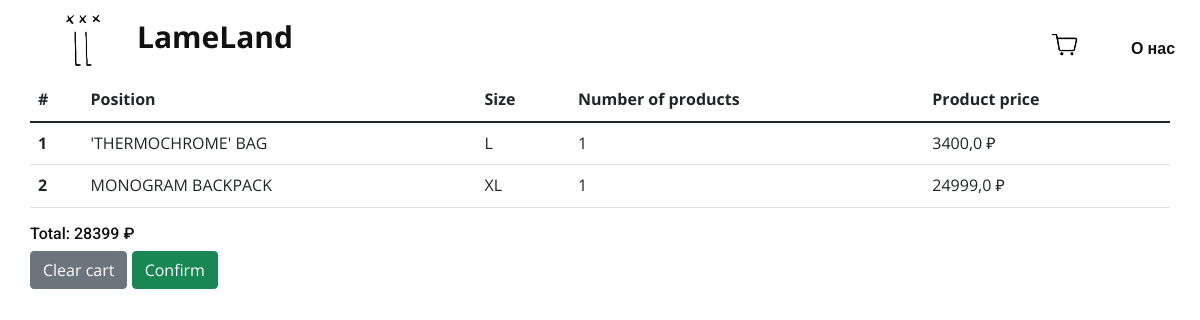
Before: /cart/ with the older database file.
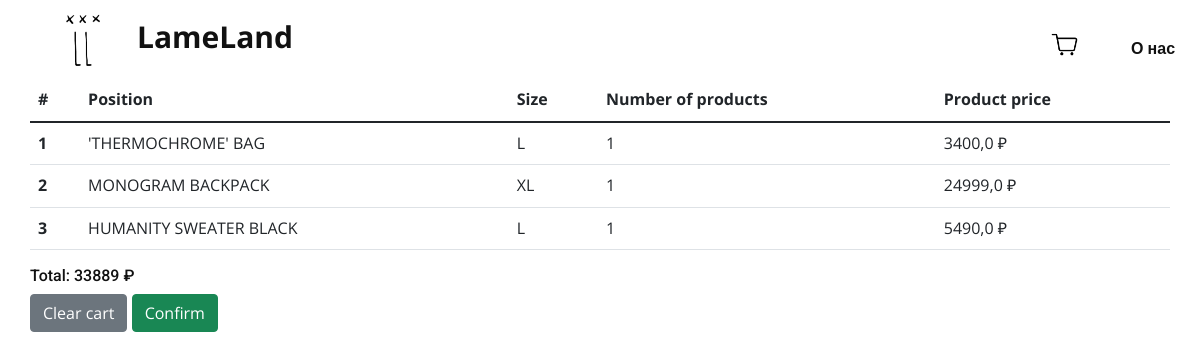
After: the same page with the newer database file.
### cart/models.py (models this page shows)
class OrderLine(models.Model):
    number_of_products = models.IntegerField()
    product_price = models.FloatField()
    position = models.ForeignKey(Position, on_delete=models.CASCADE)
    order = models.ForeignKey(Order, on_delete=models.CASCADE, blank=True, null=True)

### main/models.py (models this page shows, shortened)
class Position(models.Model):
    size = models.ForeignKey(Size, on_delete=models.CASCADE)
    product = models.ForeignKey(Product_s, on_delete=models.CASCADE)
    quantity = models.IntegerField()
    class Meta:
        verbose_name = 'Position'
        verbose_name_plural = 'Positions'

class Product_s(models.Model):
    name = models.CharField(max_length=256)
    slug = models.SlugField(max_length=255, unique=True, db_index=True, verbose_name="URL")
    description = models.TextField(null=True, blank=True)
    price = models.DecimalField(max_digits=12, decimal_places=0)
    image = models.TextField(null=True)
    image2 = models.TextField(null=True)
    category = models.ForeignKey('Brand_s', on_delete=models.CASCADE)
    class Meta:
        verbose_name = 'Product'
        verbose_name_plural = 'Products'

class Size(models.Model):
    name = models.CharField(max_length=2, verbose_name='Size')
    class Meta:
        verbose_name = 'Size'
        verbose_name_plural = 'Size'

### cart/views.py (the view)
# urls.py: path('', CartView.as_view(), name='detail'),
class CartView(View):
    def get(self, request):
        cart = get_or_create_cart()
        order_lines = OrderLine.objects.filter(order=cart).prefetch_related('position')
        return render(request, 'cart/detail.html', {
            'order_lines': order_lines,
            'total': count_total(order_lines)
        })

### cart/services/cart.py (called while the page is built)
def get_or_create_cart():
    try:
        return Order.objects.get(status='Init')
    except:
        return Order.objects.create(status='Init')

def count_total(order_lines):
    sum = 0
    for line in order_lines:
        sum += line.position.product.price * line.number_of_products
    return sum

### cart/templates/cart/detail.html (shortened to what this page needs)
{% extends "main/layout/base.html" %}
{% block style %}
    <link rel="stylesheet" href="../../static/main/css/YUMMS.css" media="screen">
     {% load static %}
    <link href="{% static 'main/css/bootstrap.min.css'%}" rel="stylesheet">
{% endblock %}
{% block content %}
    <section class="u-clearfix u-section-1" id="sec-d0aa">
        <div class="u-clearfix u-sheet u-sheet-1">
        {% if order_lines|length %}
            <table class="table">
                <thead>
                <tr>
                    <th scope="col">#</th>
                    <th scope="col">Position</th>
                    <th scope="col">Size</th>
                    <th scope="col">Number of products</th>
                    <th scope="col">Product price</th>
                </tr>
                </thead>
                <tbody>
                {% for line in order_lines  %}
                    <tr>
                        <th scope="row">{{ forloop.counter }}
                        </th>
                        <td >{{ line.position.product.name}}</td>
                        <td >{{ line.position.size.name}}</td>
                        <td >{{ line.number_of_products}}</td>
                        <td >{{ line.product_price}} ₽</td>
                    </tr>
                {% endfor %}
                </tbody>
            </table>
        <div class="col-2"><h6>Total: {{ total }} ₽</h6></div>
        <a class="btn btn-secondary" href="{% url 'cart:remove' %}">Clear cart</a>
        <a class="btn btn-success" href="{% url 'cart:confirm' %}">Confirm</a>
        {% else %}
        <p>Товаров пока нет</p>
        {% endif %}
        </div>
    </section>
{% endblock %}

Changed rows visible on the page:
added OrderLine: position.product.name "HUMANITY SWEATER BLACK", position.size.name "L", number_of_products "1", product_price "5490,0"
Other visible differences:
{{ total }}: "28399" → "33889"
